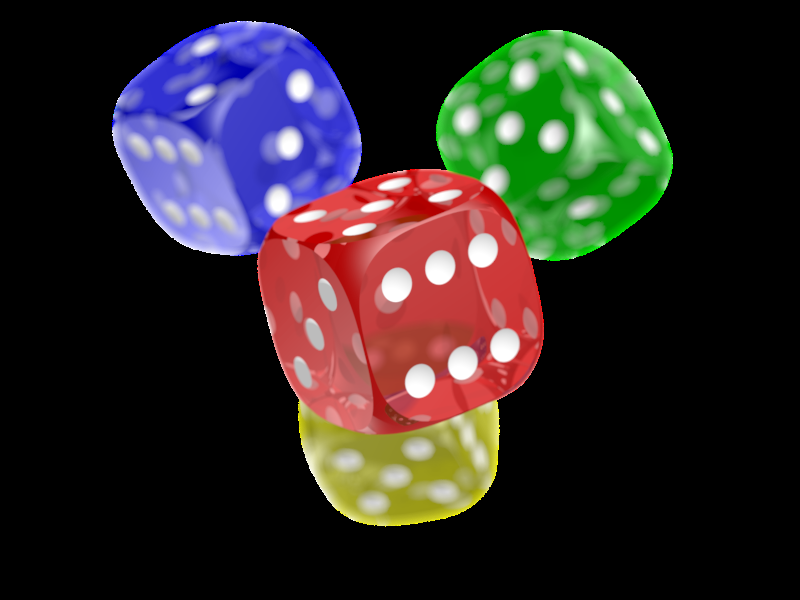
#> input picture transparency.png, 800 x 600 px
$ python transparenc.py
#> lines starting #> are read from the running program, lines starting #| are printed output that depends on the picture
import numpy as np
import matplotlib.pyplot as plt
import cv2
png = cv2.imread('transparency.png',cv2.IMREAD_UNCHANGED)
#> png is the input picture: shape (600, 800, 4); mean B, G, R, A 38.3, 39.9, 46, 67.9

cv2.imshow('img',png[:,:,:-1])
cv2.imshow("imag2",png[:,:,3])
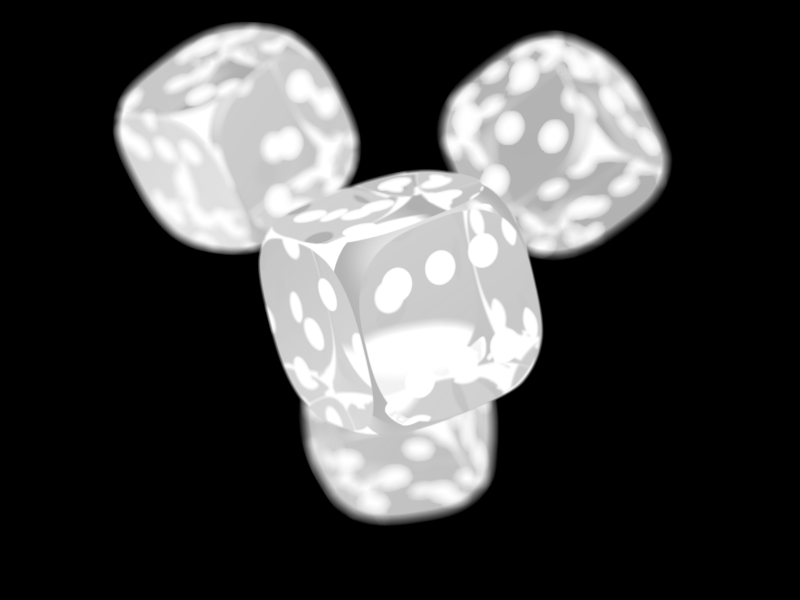
#> window 'imag2': shape (600, 800); min 0, max 255, mean 67.9

cv2.waitKey(0)
cv2.destroyAllWindows()
